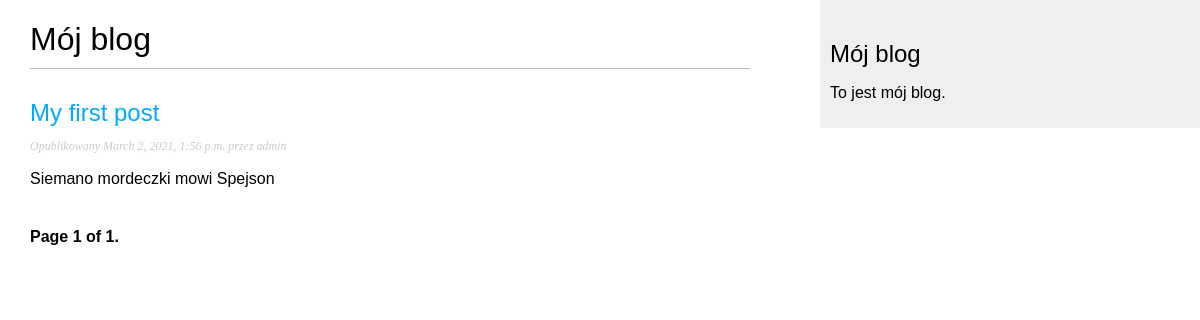
The page /blog/ on the database as committed earlier.
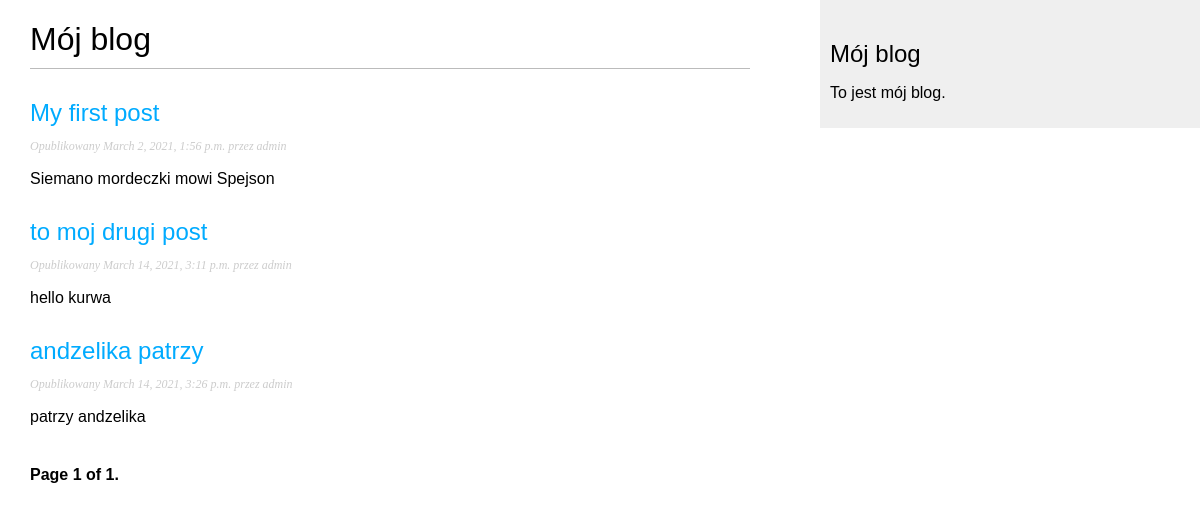
The same page on the database as committed later.
### blog/models.py (models this page shows)
class Post(models.Model):
    STATUS_CHOICES = (
        ('draft', 'Draft'),
        ('published', 'Published'),
        )
    title = models.CharField(max_length=250)
    slug = models.SlugField(max_length=250,
                unique_for_date='publish')
    author = models.ForeignKey(User,
                    on_delete=models.CASCADE,
                        related_name='blog_posts')
    body = models.TextField()
    publish = models.DateTimeField(default=timezone.now)
    created = models.DateTimeField(auto_now_add=True)
    updated = models.DateTimeField(auto_now=True)
    status = models.CharField(max_length=10,
        choices=STATUS_CHOICES,
                    default='draft')
    objects = models.Manager()
    published = PublishedManager()
    def get_absolute_url(self):
        return reverse('blog:post_detail',
                        args=[self.publish.year,
                              self.publish.month,
                              self.publish.day,
                              self.slug])

### blog/views.py (the view)
# urls.py: path('',views.PostListView.as_view(), name='post_list'),
class PostListView(ListView):
    queryset = Post.published.all()
    context_object_name = 'posts'
    paginate_by = 3
    template_name = 'blog/post/list.html'

### blog/templates/blog/post/list.html (shortened to what this page needs)
{% extends "blog/base.html" %}
{% block content %}
<h1>Mój blog</h1>
{% for post in posts %}
<h2>
    <a href="{{ post.get_absolute_url }}">
        {{ post.title }}
    </a>
</h2>
<p class="date">
Opublikowany {{ post.publish }} przez {{ post.author }}
</p>
{{ post.body|truncatewords:30|linebreaks }}
{% endfor %}
{% include "blog/pagination.html" with page=page_obj %}
{% endblock %}

Rows that differ between the two databases and show on the page:
added Post: title "to moj drugi post", publish "March 14, 2021, 3:11 p.m.", author "admin", body "hello kurwa"
added Post: title "andzelika patrzy", publish "March 14, 2021, 3:26 p.m.", author "admin", body "patrzy andzelika"
